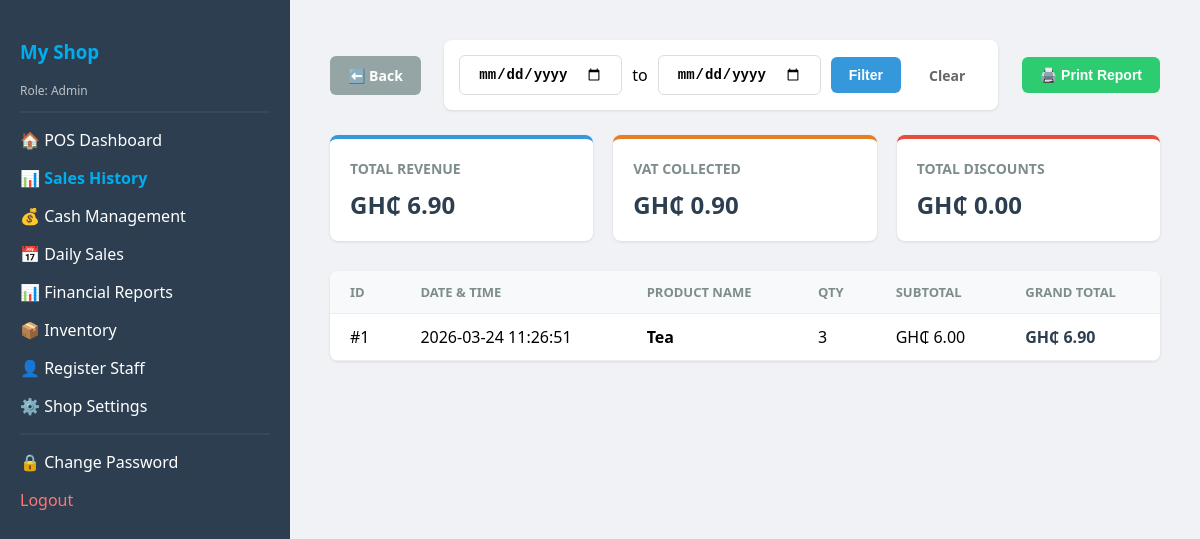
The app's page /sales (signed in), older data.
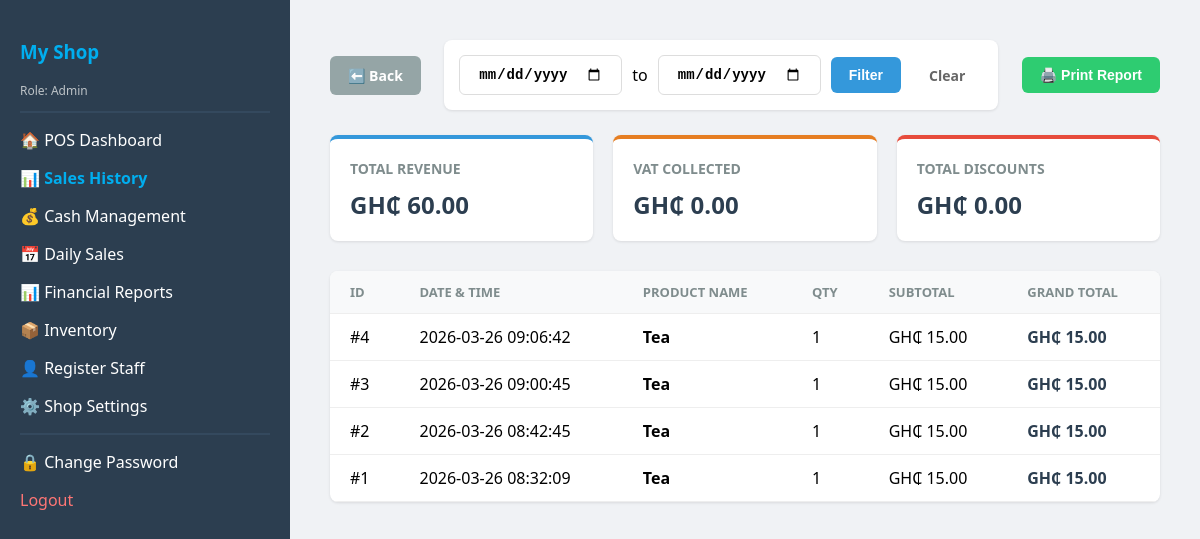
The same page, newer data.
### tables this page shows
CREATE TABLE shop_settings (
            id INTEGER PRIMARY KEY,
            shop_name TEXT,
            logo_path TEXT,
            tax_rate REAL DEFAULT 0.0,
            currency TEXT DEFAULT '$',
            delete_grace_period INTEGER DEFAULT 7,
            address TEXT,
            contact_number TEXT);

CREATE TABLE sales (
            id INTEGER PRIMARY KEY AUTOINCREMENT, 
            product_id INTEGER,
            quantity INTEGER DEFAULT 1,
            total_price REAL,
            transaction_id INTEGER, 
            grand_total REAL DEFAULT 0.0,
            vat_amount REAL DEFAULT 0.0,
            discount REAL DEFAULT 0.0,
            timestamp DATETIME DEFAULT (strftime('%Y-%m-%d %H:%M:%S', 'now')),
            user_id INTEGER,
            FOREIGN KEY (product_id) REFERENCES products (id) ON DELETE RESTRICT,
            FOREIGN KEY (user_id) REFERENCES users (id)
            );

CREATE TABLE products (
            id INTEGER PRIMARY KEY AUTOINCREMENT, 
            name TEXT NOT NULL,
            category TEXT DEFAULT 'General', 
            sell_price REAL NOT NULL, 
            quantity INTEGER NOT NULL CHECK(quantity >= 0),
            is_active INTEGER DEFAULT 1,
            min_stock_level INTEGER DEFAULT 5,
            date_added DATETIME DEFAULT (strftime('%Y-%m-%d %H:%M:%S', 'now')));

### app.py (the view)
@app.route("/sales")
@login_required
def sales_history():
    db = get_db()
    start_date = request.args.get('start_date')
    end_date = request.args.get('end_date')
    sales_query = "SELECT s.id, p.name, s.quantity, s.total_price, s.grand_total, s.vat_amount, s.timestamp FROM sales s JOIN products p ON s.product_id = p.id"
    totals_query = "SELECT IFNULL(SUM(grand_total), 0) as total_revenue, IFNULL(SUM(vat_amount), 0) as total_vat, IFNULL(SUM(discount), 0) as total_discount FROM sales"
    params = []
    if start_date and end_date:
        filter_sql = " WHERE DATE(s.timestamp) BETWEEN ? AND ?"
        sales_query += filter_sql
        totals_query += " WHERE DATE(timestamp) BETWEEN ? AND ?"
        params = [start_date, end_date]
    sales_query += " ORDER BY s.timestamp DESC"
    sales_list = db.execute(sales_query, params).fetchall()
    totals = db.execute(totals_query, params).fetchone()
    return render_template("sales_report.html", sales=sales_list, totals=totals)

### app.py (called while the page is built)
def get_db():
    if 'db' not in g:
        g.db = sqlite3.connect(DATABASE)
        g.db.row_factory = sqlite3.Row
        g.db.execute("PRAGMA foreign_keys = ON")
    return g.db

@app.teardown_appcontext
def close_connection(exception):
    db = g.pop('db', None)
    if db is not None:
        db.close()

def login_required(f):
    @wraps(f)
    def decorated_function(*args, **kwargs):
        if 'user' not in session:
            return redirect(url_for('login'))
        return f(*args, **kwargs)
    return decorated_function

@app.context_processor
def inject_shop():
    db = get_db()
    shop_data = db.execute("SELECT * FROM shop_settings WHERE id = 1").fetchone()
    return dict(shop=shop_data)

### templates/sales_report.html (shortened to what this page needs)
<!DOCTYPE html>
<html>
<head>
</head>
<body>
    <div class="sidebar">
        <h3 style="color: #00AEEF;">{{ shop.shop_name }}</h3>
        <p style="font-size: 12px; color: #bdc3c7;">Role: {{ session['role'] }}</p>
        <hr style="border: 0.5px solid #34495e;">
        <a href="/dashboard" style="color:white; text-decoration: none;"><p>🏠 POS Dashboard</p></a>
        <p style="color: #00AEEF;"><strong>📊 Sales History</strong></p>
        {% if session['role'] == 'Admin' %}
            <a href="/cash" style="color:white; text-decoration: none;"><p>💰 Cash Management</p></a>
            <a href="/sales?filter=today" style="color: #ffffff; text-decoration: none;"><p>📅 Daily Sales</p></a>
            <a href="/reports" style="color:white; text-decoration: none;"><p>📊 Financial Reports</p></a>
            <a href="/inventory" style="color:white; text-decoration: none;">📦 Inventory</a>
            <a href="/register" style="color:white; text-decoration: none;"><p>👤 Register Staff</p></a>
            <a href="/settings" style="color:white; text-decoration: none;"><p>⚙️ Shop Settings</p></a>
        {% endif %}
        <hr style="border: 0.5px solid #34495e;">
        <a href="/change_password" style="color:white; text-decoration: none;"><p>🔒 Change Password</p></a>
        <a href="/logout" style="color:#ff7675; text-decoration: none;">Logout</a>
    </div>
    <div class="main">
        <div class="action-bar">
            <a href="/dashboard" class="btn btn-back">⬅️ Back</a>
            <div class="filter-box">
                <form action="/sales" method="GET" style="display: flex; gap: 10px; align-items: center;">
                    <input type="date" name="start_date" value="{{ request.args.get('start_date', '') }}" class="btn" style="border: 1px solid #ddd;">
                    <span>to</span>
                    <input type="date" name="end_date" value="{{ request.args.get('end_date', '') }}" class="btn" style="border: 1px solid #ddd;">
                    <button type="submit" class="btn btn-primary">Filter</button>
                    <a href="/sales" class="btn" style="color: #666;">Clear</a>
                </form>
            </div>
            <button onclick="window.print()" class="btn btn-print">🖨️ Print Report</button>
        </div>
        <div class="stats-container">
            <div class="stat-card">
                <h3>Total Revenue</h3>
                <p>GH₵ {{ "%.2f"|format(totals['total_revenue']) }}</p>
            </div>
            <div class="stat-card" style="border-top-color: #e67e22;">
                <h3>VAT Collected</h3>
                <p>GH₵ {{ "%.2f"|format(totals['total_vat']) }}</p>
            </div>
            <div class="stat-card" style="border-top-color: #e74c3c;">
                <h3>Total Discounts</h3>
                <p>GH₵ {{ "%.2f"|format(totals['total_discount']) }}</p>
            </div>
        </div>
        <table>
            <thead>
                <tr>
                    <th>ID</th>
                    <th>Date & Time</th>
                    <th>Product Name</th>
                    <th>Qty</th>
                    <th>Subtotal</th>
                    <th>Grand Total</th>
                </tr>
            </thead>
            <tbody>
                {% for sale in sales %}
                <tr>
                    <td>#{{ sale.id }}</td>
                    <td>{{ sale.timestamp }}</td>
                    <td><strong>{{ sale.name }}</strong></td>
                    <td>{{ sale.quantity }}</td>
                    <td>GH₵ {{ "%.2f"|format(sale.total_price) }}</td>
                    <td style="font-weight: bold; color: #2c3e50;">GH₵ {{ "%.2f"|format(sale.grand_total) }}</td>
                </tr>
                {% endfor %}
            </tbody>
        </table>
    </div>
</body>
</html>

### templates/sales_report.html (style rules this page uses)
body { font-family: 'Segoe UI', sans-serif; margin: 0; display: flex; height: 100vh; background: #f0f2f5; }
.sidebar { width: 250px; background: #2c3e50; color: white; padding: 20px; flex-shrink: 0; }
.main { flex: 1; padding: 40px; overflow-y: auto; }
.stats-container { display: flex; gap: 20px; margin-bottom: 30px; }
.stat-card { background: white; padding: 20px; border-radius: 8px; flex: 1; box-shadow: 0 1px 3px rgba(0,0,0,0.1); border-top: 4px solid #3498db; }
.stat-card h3 { margin: 0; color: #7f8c8d; font-size: 14px; text-transform: uppercase; }
.stat-card p { margin: 10px 0 0; font-size: 24px; font-weight: bold; color: #2c3e50; }
.action-bar { display: flex; justify-content: space-between; align-items: center; margin-bottom: 25px; }
.filter-box { background: #fff; padding: 15px; border-radius: 8px; box-shadow: 0 1px 3px rgba(0,0,0,0.1); display: flex; gap: 15px; align-items: center; }
.btn { padding: 10px 18px; border-radius: 6px; border: none; font-weight: 600; cursor: pointer; text-decoration: none; font-size: 14px; }
.btn-primary { background: #3498db; color: white; }
.btn-print { background: #2ecc71; color: white; }
.btn-back { background: #95a5a6; color: white; }
table { width: 100%; border-collapse: collapse; background: white; border-radius: 8px; overflow: hidden; box-shadow: 0 1px 3px rgba(0,0,0,0.1); }
th, td { padding: 12px 20px; border-bottom: 1px solid #eee; text-align: left; }
th { background: #f8f9fa; color: #7f8c8d; font-size: 13px; text-transform: uppercase; }

Row changes from the older to the newer data that the page shows:
added sales: id "4", timestamp "2026-03-26 09:06:42", name "Tea", quantity "1", total_price "15.00", grand_total "15.00"
added sales: id "3", timestamp "2026-03-26 09:00:45", name "Tea", quantity "1", total_price "15.00", grand_total "15.00"
added sales: id "2", timestamp "2026-03-26 08:42:45", name "Tea", quantity "1", total_price "15.00", grand_total "15.00"
changed sales id 1: timestamp "2026-03-24 11:26:51" → "2026-03-26 08:32:09"; quantity "3" → "1"; total_price "6.00" → "15.00"; grand_total "6.90" → "15.00"
Text that changed along with them:
{{ "%.2f"|format(totals['total_revenue']) }}: "6.90" → "60.00"
{{ "%.2f"|format(totals['total_vat']) }}: "0.90" → "0.00"
